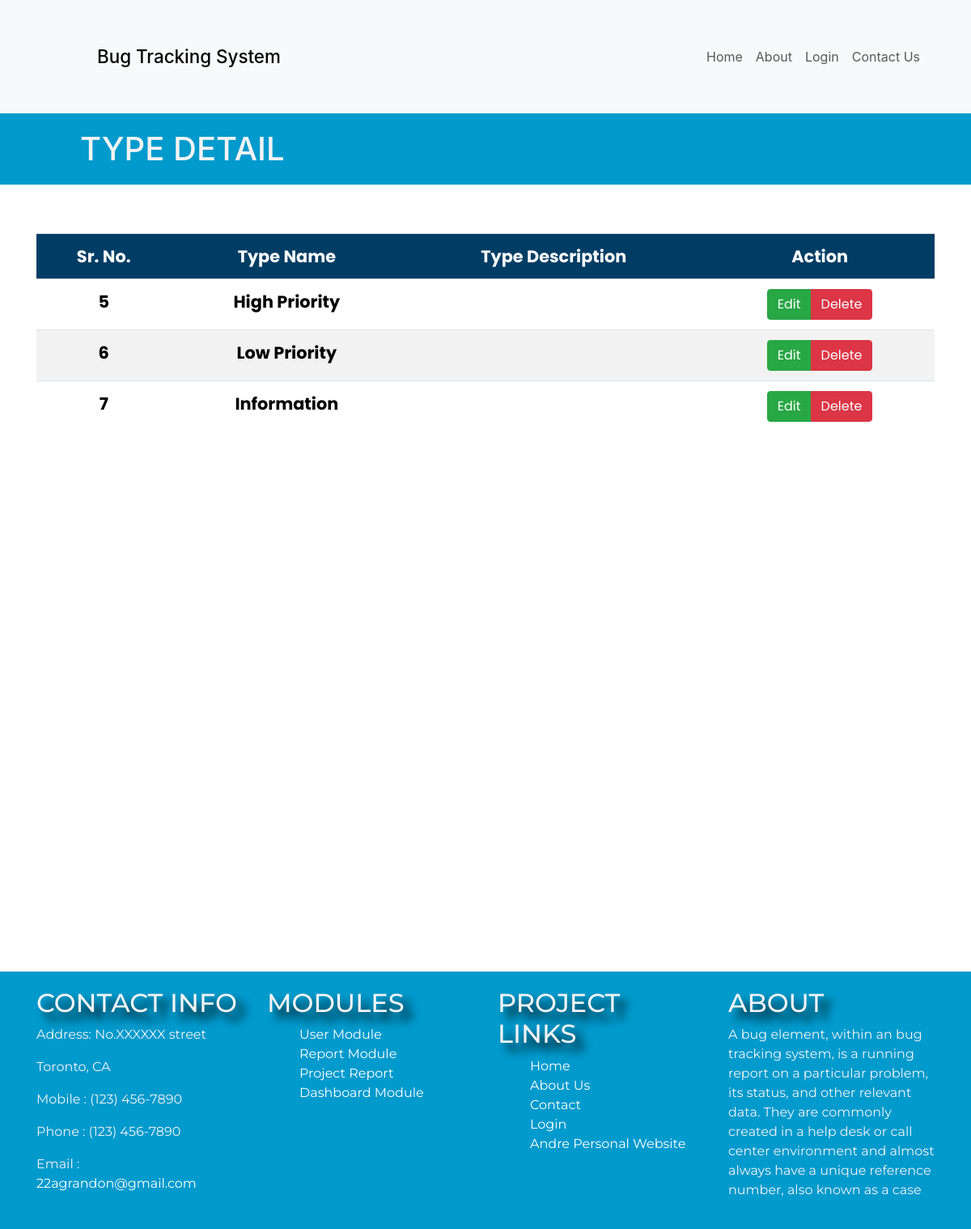
Page /listings/typelisting on the committed database.
### listings/models.py (models this page shows, shortened)
class BugType(models.Model):
    type_id = models.AutoField(primary_key=True)
    type_title = models.CharField(max_length=255,default = '')
    type_description = models.CharField(max_length=255, default = '',blank=True)

### listings/views.py (the view)
# urls.py: path('typelisting',views.typelist,name='typelisting'),
def typelist(request):
    typelist = BugType.objects.all()
    print("------------------------------------------")
    for i in typelist:
        print(i.type_id)
    print("------------------------------------------")
    return render(request,'listings/typedetails.html',{'typelist':typelist})

### listings/templates/listings/typedetails.html (shortened to what this page needs)
{% extends 'base.html' %}
{% block content %}
    <div class="banner">
      <h1 id='bannerLogo'>TYPE DETAIL</h1>
    </div>
 <div id='listingadd' class="container">
		<div class="row">
		  <div class="col-lg-12">
			<form name="frm" action="" method="post">
			  <section class="panel">
				  <table class="table table-striped table-advance table-hover" style="color:#000000">
				   <tbody>
					  <tr class="bg-primary">
						<th style="background-color:#003d65; color:#FFFFFF;">Sr. No.</th>
						<th style="background-color:#003d65; color:#FFFFFF;">Type Name</th>
						<th style="background-color:#003d65; color:#FFFFFF;">Type Description</th>
						<th style="background-color:#003d65; color:#FFFFFF;"> Action</th>
					  </tr>
					  {% for i in typelist %}
					  <tr>
            <td>{{i.type_id}}</td>
						<td>{{i.type_title}}</td>
						<td>{{i.type_description}}</td>
						<td>
						  <div class="btn-group">
						     <a href="{% url 'listings:update_type' i.type_id %}" class="btn btn-success">Edit</a>
							  <a class="delete-dialog btn btn-danger"  method="POST" href="{% url 'listings:delete_type' i.type_title%}">Delete</a>
						  </div>
						  </td>
					  </tr>
					  {% endfor %}
				   </tbody>
				</table>
			  </section>
			 </form>
		  </div>
	  </div>
	</div>
{% endblock content %}

### static/bugtracker/css/master.css (style rules this page uses)
form { padding-top: 52px; padding-bottom: -100px; text-align: center; font-size: 1.3em; font-weight: bold; color: black; font-family: 'Poppins', sans-serif; }
#listingadd { padding-bottom: 651px; }
a:link { color: white; background: url(<i class="fas fa-angle-right"></i>) no-repeat 0 0; }
.banner { background-color: #009ACD; color: #f3f3f3; line-height: 100px; padding-left: 79px; }
#bannerLogo { padding:20px; }
a { color: white; }
* { box-sizing: border-box; }
.row::after { content:none; clear: both; display: table; }
html, body { max-width: 100%; overflow-x: hidden; }

### rows in the picture
BugType: type_id "5", type_title "High Priority"
BugType: type_id "6", type_title "Low Priority"
BugType: type_id "7", type_title "Information"
